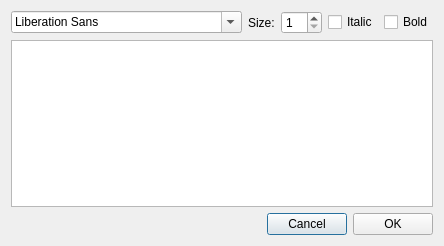
<?xml version="1.0" encoding="UTF-8"?>
<ui version="4.0">
 <class>DialogText</class>
 <widget class="QDialog" name="DialogText">
  <property name="geometry">
   <rect>
    <x>0</x>
    <y>0</y>
    <width>440</width>
    <height>246</height>
   </rect>
  </property>
  <property name="windowTitle">
   <string>Input Text</string>
  </property>
  <layout class="QVBoxLayout" name="verticalLayout">
   <item>
    <layout class="QHBoxLayout" name="horizontalLayout">
     <item>
      <widget class="QFontComboBox" name="fontComboBox">
       <property name="focusPolicy">
        <enum>Qt::ClickFocus</enum>
       </property>
      </widget>
     </item>
     <item>
      <widget class="QLabel" name="label">
       <property name="maximumSize">
        <size>
         <width>30</width>
         <height>16777215</height>
        </size>
       </property>
       <property name="text">
        <string>Size:</string>
       </property>
      </widget>
     </item>
     <item>
      <widget class="QSpinBox" name="spinBoxSize">
       <property name="focusPolicy">
        <enum>Qt::ClickFocus</enum>
       </property>
       <property name="minimum">
        <number>1</number>
       </property>
      </widget>
     </item>
     <item>
      <widget class="QCheckBox" name="chkItalic">
       <property name="focusPolicy">
        <enum>Qt::ClickFocus</enum>
       </property>
       <property name="text">
        <string>Italic</string>
       </property>
      </widget>
     </item>
     <item>
      <widget class="QCheckBox" name="chkBold">
       <property name="focusPolicy">
        <enum>Qt::ClickFocus</enum>
       </property>
       <property name="text">
        <string>Bold</string>
       </property>
      </widget>
     </item>
    </layout>
   </item>
   <item>
    <layout class="QVBoxLayout" name="verticalLayout_2">
     <item>
      <widget class="QTextEdit" name="textEdit"/>
     </item>
    </layout>
   </item>
   <item>
    <layout class="QHBoxLayout" name="horizontalLayout_7">
     <item>
      <spacer name="horizontalSpacer">
       <property name="orientation">
        <enum>Qt::Horizontal</enum>
       </property>
       <property name="sizeHint" stdset="0">
        <size>
         <width>40</width>
         <height>20</height>
        </size>
       </property>
      </spacer>
     </item>
     <item>
      <widget class="QPushButton" name="btnCancel">
       <property name="focusPolicy">
        <enum>Qt::ClickFocus</enum>
       </property>
       <property name="text">
        <string>Cancel</string>
       </property>
      </widget>
     </item>
     <item>
      <widget class="QPushButton" name="btnOk">
       <property name="focusPolicy">
        <enum>Qt::ClickFocus</enum>
       </property>
       <property name="text">
        <string>OK</string>
       </property>
       <property name="default">
        <bool>false</bool>
       </property>
      </widget>
     </item>
    </layout>
   </item>
  </layout>
 </widget>
 <resources/>
 <connections>
  <connection>
   <sender>btnOk</sender>
   <signal>clicked()</signal>
   <receiver>DialogText</receiver>
   <slot>slotDialogOk()</slot>
   <hints>
    <hint type="sourcelabel">
     <x>389</x>
     <y>223</y>
    </hint>
    <hint type="destinationlabel">
     <x>219</x>
     <y>122</y>
    </hint>
   </hints>
  </connection>
  <connection>
   <sender>btnCancel</sender>
   <signal>clicked()</signal>
   <receiver>DialogText</receiver>
   <slot>slotDialogCancel()</slot>
   <hints>
    <hint type="sourcelabel">
     <x>303</x>
     <y>223</y>
    </hint>
    <hint type="destinationlabel">
     <x>219</x>
     <y>122</y>
    </hint>
   </hints>
  </connection>
 </connections>
 <slots>
  <slot>slotDialogOk()</slot>
  <slot>slotDialogCancel()</slot>
 </slots>
</ui>
